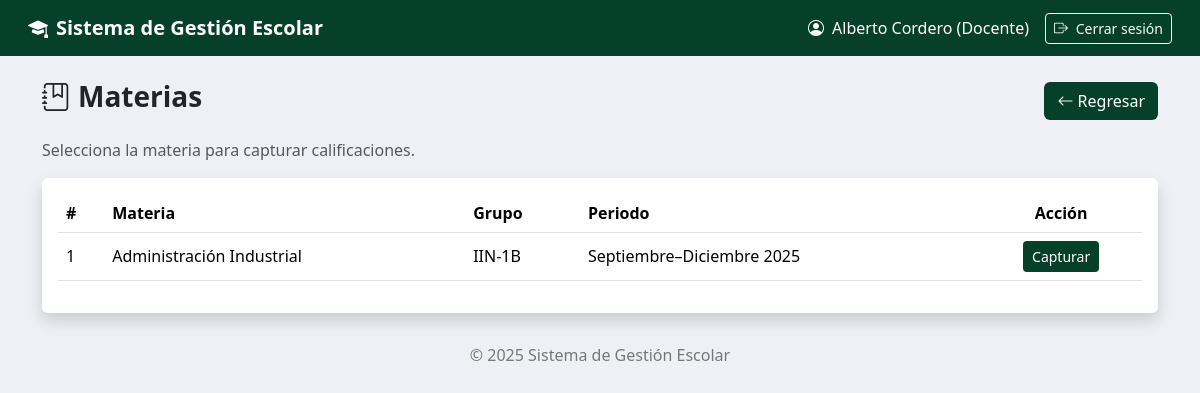
The page /index.php?action=capturaCalificaciones (signed in) on the database its author committed.
### tables this page shows
CREATE TABLE `asignaciones` (
  `idAsignacion` int(11) NOT NULL AUTO_INCREMENT,
  `idDocente` int(11) NOT NULL,
  `idMateria` int(11) NOT NULL,
  `idGrupo` int(11) NOT NULL,
  `idPeriodo` int(11) NOT NULL,
  PRIMARY KEY (`idAsignacion`),
  KEY `idDocente` (`idDocente`),
  KEY `idMateria` (`idMateria`),
  KEY `idGrupo` (`idGrupo`),
  KEY `idPeriodo` (`idPeriodo`),
  CONSTRAINT `asignaciones_ibfk_1` FOREIGN KEY (`idDocente`) REFERENCES `docentes` (`idDocente`) ON DELETE CASCADE ON UPDATE CASCADE,
  CONSTRAINT `asignaciones_ibfk_2` FOREIGN KEY (`idMateria`) REFERENCES `materias` (`idMateria`) ON DELETE CASCADE ON UPDATE CASCADE,
  CONSTRAINT `asignaciones_ibfk_3` FOREIGN KEY (`idGrupo`) REFERENCES `grupos` (`idGrupo`) ON DELETE CASCADE ON UPDATE CASCADE,
  CONSTRAINT `asignaciones_ibfk_4` FOREIGN KEY (`idPeriodo`) REFERENCES `periodosescolares` (`idPeriodo`) ON DELETE CASCADE ON UPDATE CASCADE
);

CREATE TABLE `materias` (
  `idMateria` int(11) NOT NULL AUTO_INCREMENT,
  `nombreMateria` varchar(100) NOT NULL,
  `claveMateria` varchar(20) NOT NULL,
  `horasSemana` int(11) DEFAULT NULL,
  `idPeriodo` int(11) DEFAULT NULL,
  PRIMARY KEY (`idMateria`),
  UNIQUE KEY `claveMateria` (`claveMateria`),
  KEY `idPeriodo` (`idPeriodo`),
  CONSTRAINT `materias_ibfk_1` FOREIGN KEY (`idPeriodo`) REFERENCES `periodosescolares` (`idPeriodo`) ON DELETE CASCADE ON UPDATE CASCADE
);

CREATE TABLE `grupos` (
  `idGrupo` int(11) NOT NULL AUTO_INCREMENT,
  `nombreGrupo` varchar(50) NOT NULL,
  `idCarrera` int(11) NOT NULL,
  `idPeriodo` int(11) NOT NULL,
  PRIMARY KEY (`idGrupo`),
  KEY `idCarrera` (`idCarrera`),
  KEY `idPeriodo` (`idPeriodo`),
  CONSTRAINT `grupos_ibfk_1` FOREIGN KEY (`idCarrera`) REFERENCES `carreras` (`idCarrera`) ON DELETE CASCADE ON UPDATE CASCADE,
  CONSTRAINT `grupos_ibfk_2` FOREIGN KEY (`idPeriodo`) REFERENCES `periodosescolares` (`idPeriodo`) ON DELETE CASCADE ON UPDATE CASCADE
);

CREATE TABLE `periodosescolares` (
  `idPeriodo` int(11) NOT NULL AUTO_INCREMENT,
  `nombrePeriodo` varchar(50) NOT NULL,
  `fechaInicio` date NOT NULL,
  `fechaFin` date NOT NULL,
  PRIMARY KEY (`idPeriodo`)
);

### app/controllers/capturaCalifController.php (called while the page is built, shortened)
<?php
require_once __DIR__ . '/../models/capturaCalifModel.php';
class CapturaCalifController {
    private $model;
    public function __construct($connection) {
        $this->model = new CapturaCalifModel($connection);
    }
    public function seleccionarMateria() {
        $rol = $_SESSION['usuario']['rol'];
        if ($rol === 'Docente') {
            $idDocente = intval($_SESSION['usuario']['idDocente']);
            $materias = $this->model->obtenerAsignacionesDocente($idDocente);
        } else {
            $materias = $this->model->obtenerTodasLasAsignaciones();
        }
        include __DIR__ . '/../views/Calificaciones/seleccionarMateria.php';
    }
}

### app/models/capturaCalifModel.php (called while the page is built, shortened)
<?php
class CapturaCalifModel {
    private $connection;
    public function __construct($connection) {
        $this->connection = $connection;
    }
    public function obtenerAsignacionesDocente($idDocente) {
        $sql = "
            SELECT
                a.idAsignacion,
                a.idMateria,
                a.idGrupo,
                m.nombreMateria,
                g.nombreGrupo,
                p.nombrePeriodo
            FROM asignaciones a
            INNER JOIN materias m ON a.idMateria = m.idMateria
            INNER JOIN grupos g ON a.idGrupo = g.idGrupo
            INNER JOIN periodosEscolares p ON m.idPeriodo = p.idPeriodo
            WHERE a.idDocente = ?
        ";
        $stmt = $this->connection->prepare($sql);
        $stmt->bind_param("i", $idDocente);
        $stmt->execute();
        return $stmt->get_result();
    }
}

### app/views/Calificaciones/seleccionarMateria.php (the view, shortened to what this page needs)
<link href="https://cdn.jsdelivr.net/npm/bootstrap@5.3.3/dist/css/bootstrap.min.css" rel="stylesheet">
<link href="https://cdn.jsdelivr.net/npm/bootstrap-icons@1.11.3/font/bootstrap-icons.css" rel="stylesheet">
<nav class="navbar navbar-expand-lg navbar-dark navbar-dinamica px-3">
  <div class="container-fluid">
    <span class="navbar-brand fw-semibold">
      <i class="bi bi-mortarboard-fill me-2"></i>Sistema de Gestión Escolar
    </span>
    <div class="ms-auto d-flex align-items-center">
      <span class="text-white me-3">
        <i class="bi bi-person-circle me-1"></i>
        <?= htmlspecialchars($_SESSION['usuario']['nombre']) ?>
        (<?= htmlspecialchars($_SESSION['usuario']['rol']) ?>)
      </span>
      <a href="<?= BASE_URL ?>index.php?action=logout"
         class="btn btn-outline-light btn-sm">
        <i class="bi bi-box-arrow-right me-1"></i> Cerrar sesión
      </a>
    </div>
  </div>
</nav>
<div class="container mt-4">
    <div class="d-flex justify-content-between align-items-center mb-3">
        <h3 class="fw-bold">
            <i class="bi bi-journal-bookmark me-2"></i>Materias
        </h3>
        <?php
            $dashboard = match($_SESSION['usuario']['rol']) {
                'Administrador'  => 'dashboard',
                'Administrativo' => 'dashboard_administrativo',
                'Docente'        => 'dashboard_docente',
                default          => 'dashboard'
            };
        ?>
        <a href="index.php?action=<?= $dashboard ?>" class="btn btn-dinamico">
            <i class="bi bi-arrow-left"></i> Regresar
        </a>
    </div>
    <p class="text-muted">Selecciona la materia para capturar calificaciones.</p>
    <div class="card shadow border-0">
        <div class="card-body">
            <table class="table table-hover align-middle">
                <thead class="thead-dinamico">
                    <tr>
                        <th>#</th>
                        <th>Materia</th>
                        <th>Grupo</th>
                        <th>Periodo</th>
                        <th class="text-center">Acción</th>
                    </tr>
                </thead>
                <tbody>
                    <?php $i=1; while($row = $materias->fetch_assoc()): ?>
                    <tr>
                        <td><?= $i++ ?></td>
                        <td><?= htmlspecialchars($row['nombreMateria']) ?></td>
                        <td><?= htmlspecialchars($row['nombreGrupo']) ?></td>
                        <td><?= htmlspecialchars($row['nombrePeriodo'] ?? 'Sin periodo') ?></td>
                        <td class="text-center">
                            <a href="index.php?action=calif_alumnos&materia=<?= intval($row['idMateria']) ?>&grupo=<?= intval($row['idGrupo']) ?>"
                            class="btn btn-dinamico btn-sm">
                                Capturar
                            </a>
                        </td>
                    </tr>
                    <?php endwhile; ?>
                </tbody>
            </table>
        </div>
    </div>
</div>
<div class="footer">
    © 2025 Sistema de Gestión Escolar
</div>

### rows shown on the page
asignaciones: idMateria.nombreMateria "Administración Industrial", idGrupo.nombreGrupo "IIN-1B", periodosescolares.nombrePeriodo "Septiembre–Diciembre 2025"

### other values the page prints
$_SESSION['usuario']['nombre'] "Alberto Cordero"
$_SESSION['usuario']['rol'] "Docente"
